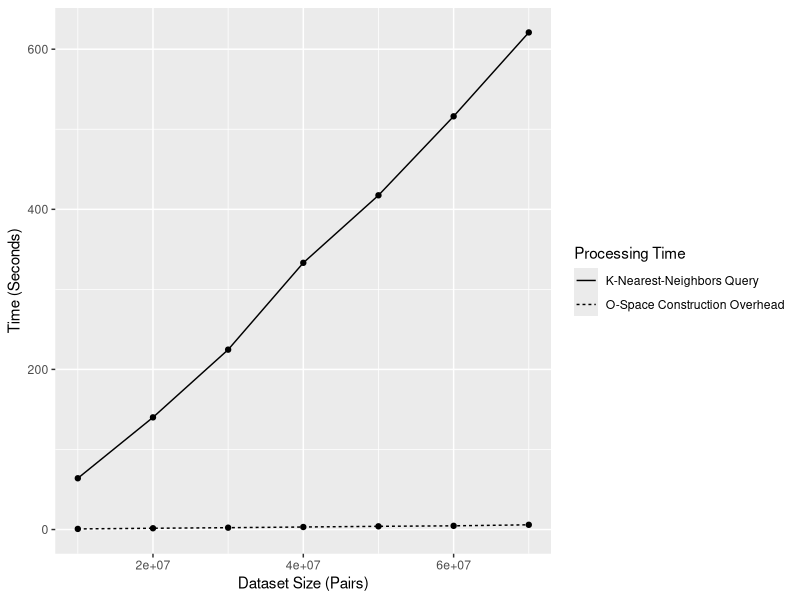
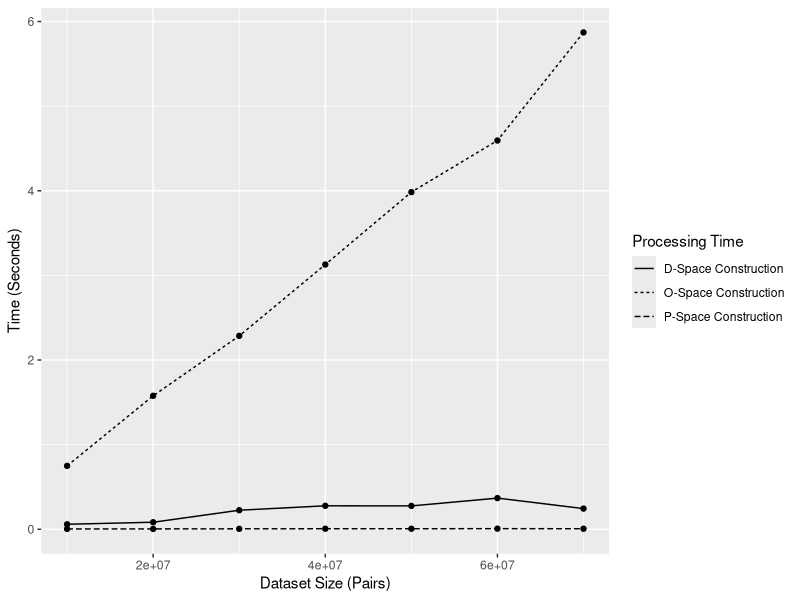
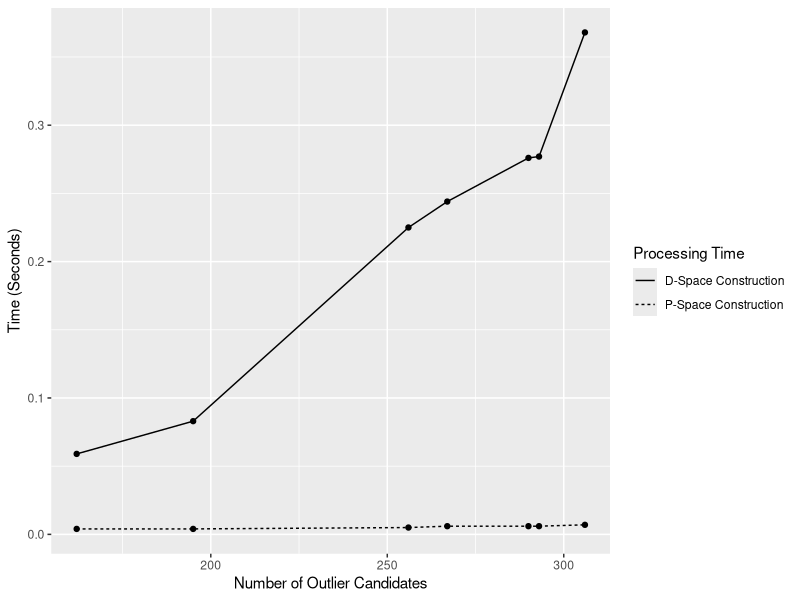
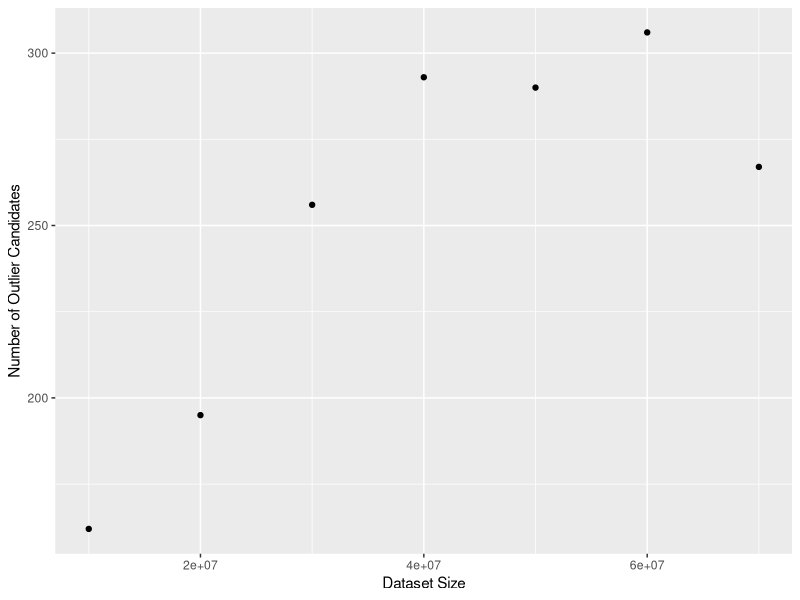
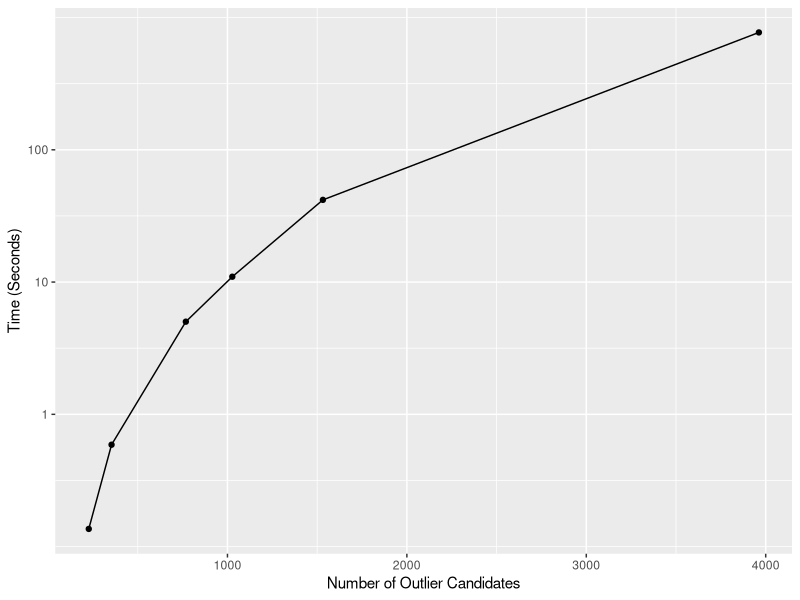
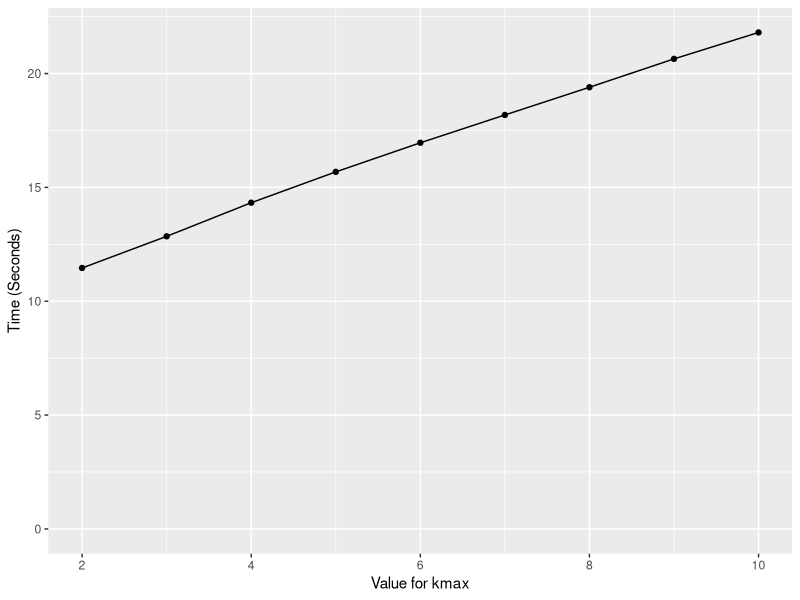

Source code (R) for these figures, in order: (Note: this script raises an error after producing the figures.)
data <- read.csv("../../results/vary_dataset_size.csv",header=T,sep=",")
library("ggplot2")
#ospace construction compared to knn query
ggplot(data,aes(x=dataset_size)) + 
  geom_line(aes(y=knn_time,linetype="knn_time")) + geom_point(aes(y=knn_time))+
  geom_line(aes(y=ospace_time,linetype="ospace_time")) + geom_point(aes(y=ospace_time)) + 
  guides(linetype=guide_legend(title="Processing Time"))+ 
  scale_linetype_discrete(labels=c("K-Nearest-Neighbors Query","O-Space Construction Overhead"))+ 
  labs(x="Dataset Size (Pairs)",y="Time (Seconds)")
#space constructions over dataset size
ggplot(data,aes(x=dataset_size)) +
  geom_line(aes(y=ospace_time,linetype="ospace_time")) + geom_point(aes(y=ospace_time)) +
  geom_line(aes(y=pspace_time,linetype="pspace_time")) + geom_point(aes(y=pspace_time)) +
  geom_line(aes(y=dspace_time,linetype="dspace_time")) + geom_point(aes(y=dspace_time)) +
  guides(linetype=guide_legend(title="Processing Time"))+ 
  scale_linetype_discrete(labels=c("D-Space Construction","O-Space Construction","P-Space Construction"))+ 
  labs(x="Dataset Size (Pairs)",y="Time (Seconds)")
#dspace and pspace construction over number of outlier candidates
ggplot(data,aes(x=outlier_candidates)) +
  geom_line(aes(y=pspace_time,linetype="pspace_time")) + geom_point(aes(y=pspace_time)) +
  geom_line(aes(y=dspace_time,linetype="dspace_time")) + geom_point(aes(y=dspace_time)) +
  guides(linetype=guide_legend(title="Processing Time"))+ 
  scale_linetype_discrete(labels=c("D-Space Construction","P-Space Construction"))+ 
  labs(x="Number of Outlier Candidates",y="Time (Seconds)")
#Number of outliers dataset size
ggplot(data,aes(x=dataset_size)) +
  geom_point(aes(y=outlier_candidates))+
  labs(x="Dataset Size",y="Number of Outlier Candidates")
#read dataset on pspace and dspace durations by outlier candidates
data <- read.csv("../../results/vary_parameters_outlier_candidates.csv",header=T,sep=",")
ggplot(data,aes(x=outlier_candidates)) + 
  geom_line(aes(y=dspace_construction)) + geom_point(aes(y=dspace_construction)) + 
  scale_y_log10(breaks=c(1,10,100)) +
  labs(y="Time (Seconds)",x="Number of Outlier Candidates")
data <- read.csv("../../results/vary_k_max.csv",header=T,sep=",")
ggplot(data,aes(x=k_max)) + 
  geom_line(aes(y=duration_knn_query)) + geom_point(aes(y=duration_knn_query)) + 
  labs(y="Time (Seconds)",x="Value for kmax") + expand_limits(y=0)
ggplot(data,aes(x=outlier_candidates)) + 
  geom_line(aes(y=pspace_construction)) + geom_point(aes(y=pspace_construction)) + 
  labs(y="Time (Seconds)",x="Number of Outlier Candidates")
data <- read.csv("../../results/ospace_od.csv",header=T,sep=",")
ggplot(data,aes(x=dataset_size)) + 
  geom_line(aes(y=ospace_od_time_mics)) + geom_point(aes(y=ospace_od_time_mics)) + 
  labs(y="Time (Microseconds)",x="Dataset Size") +
  expand_limits(y=0)
ggplot(data,aes(x=outlier_candidates)) + 
  geom_line(aes(y=ospace_od_time_mics)) + geom_point(aes(y=ospace_od_time_mics)) + 
  labs(y="Time (Microseconds)",x="Number of Outlier Candidates") 

















